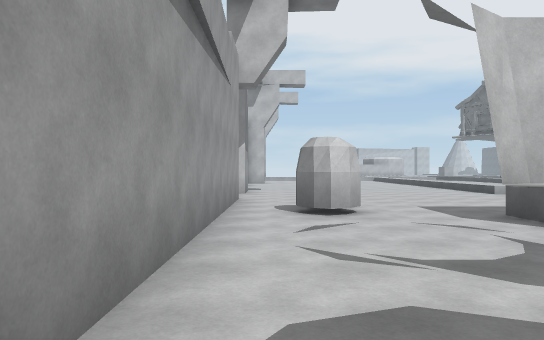
view 1 (above)

22 first-person views from a walk through a 3-D level made in the Unity game engine. The camera is 1.5 m above the floor, looks level and sees 70° across. The floor is counted in squares, 2 m on a side. Each view is taken from the middle of a square. On the plan, view 1 faces up. The plan holds only what a view shows up to about 12 squares ahead; the rest is blank. The place goes on beyond the plan. The player is left out.

view 2
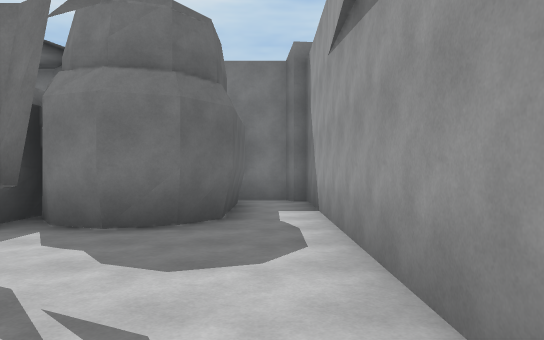

view 3
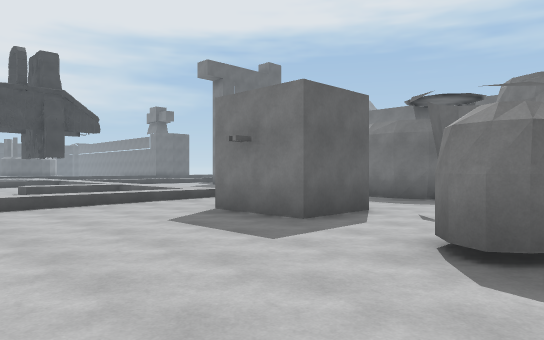

view 4
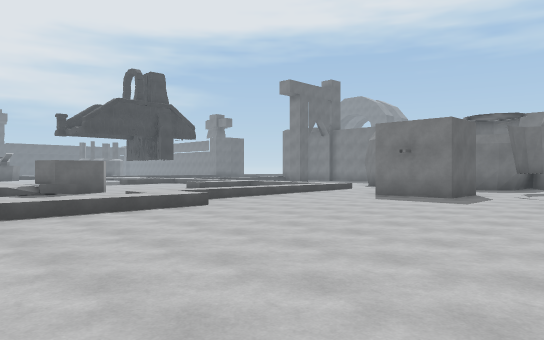

view 5
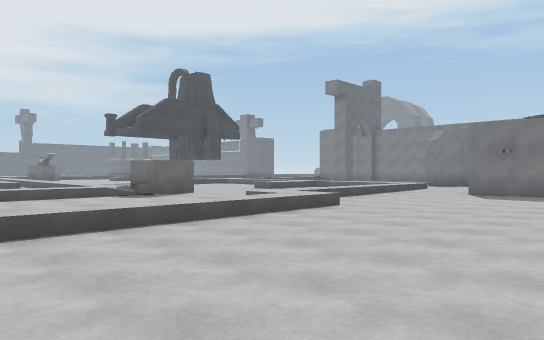

view 6
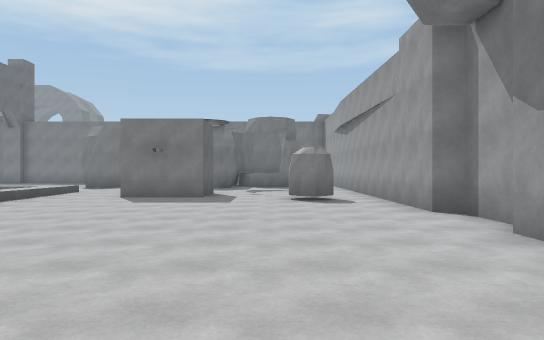

view 7
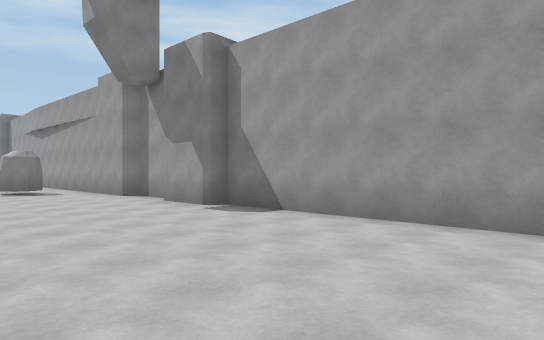

view 8
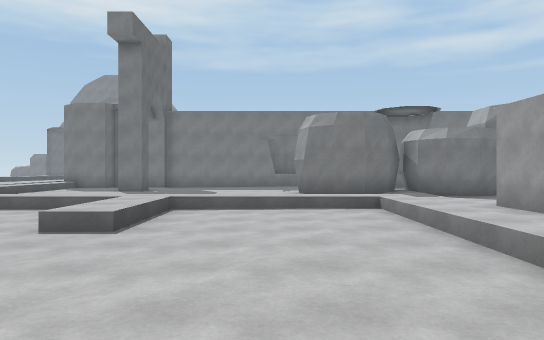

view 9
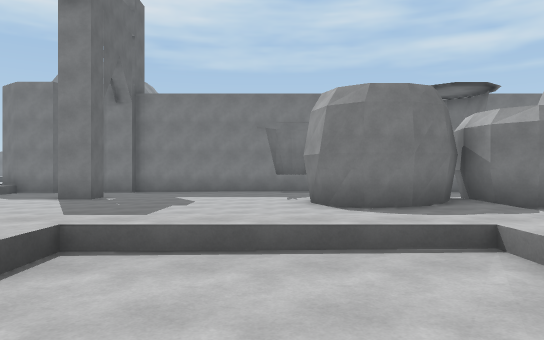

view 10
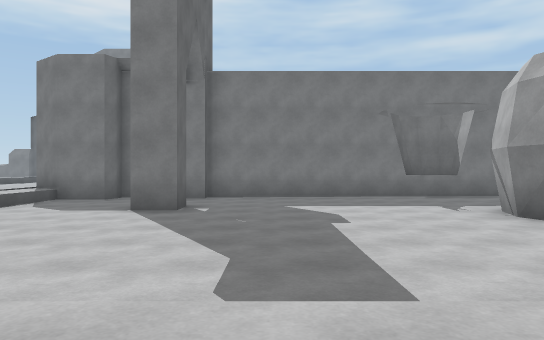

view 11
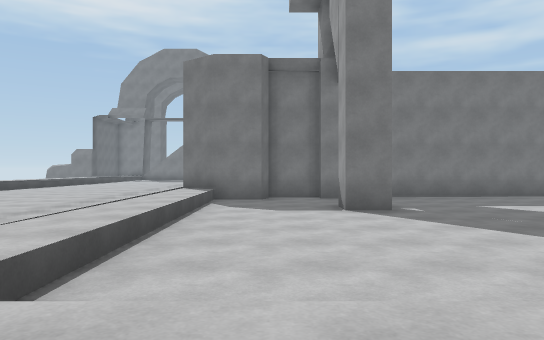

view 12
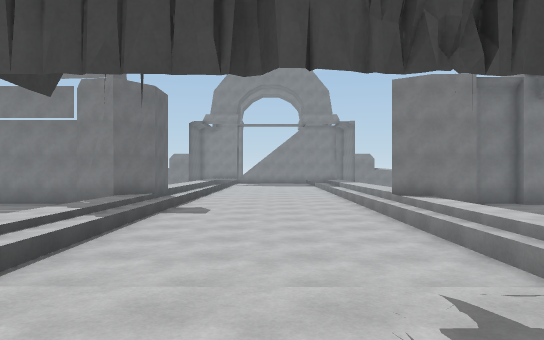

view 13
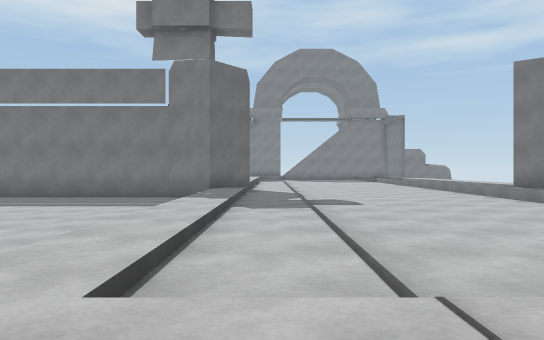

view 14
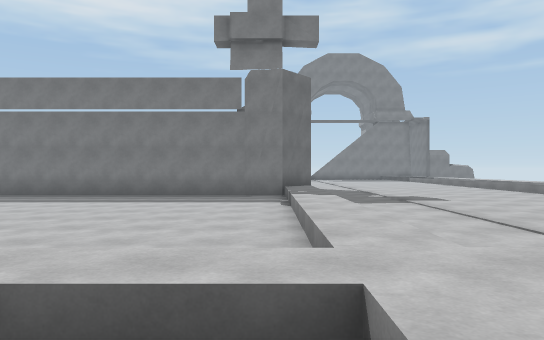

view 15
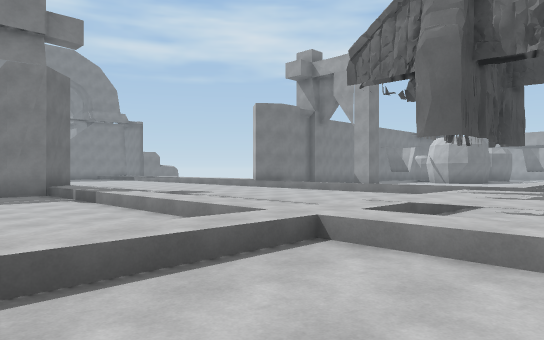

view 16
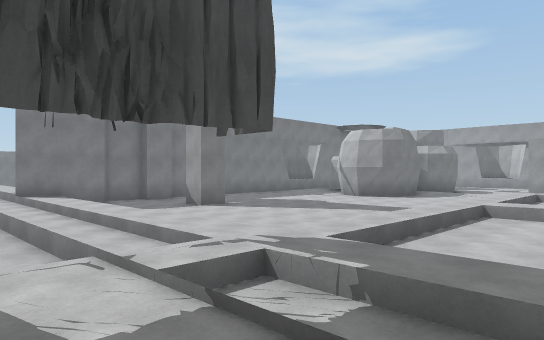

view 17
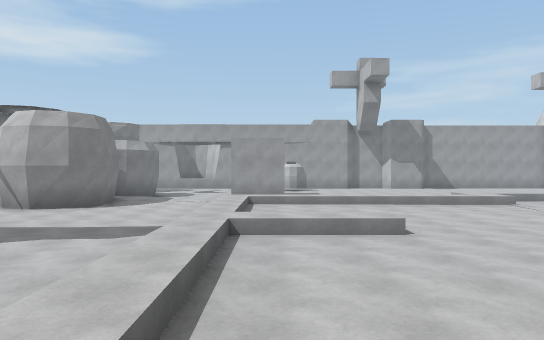

view 18
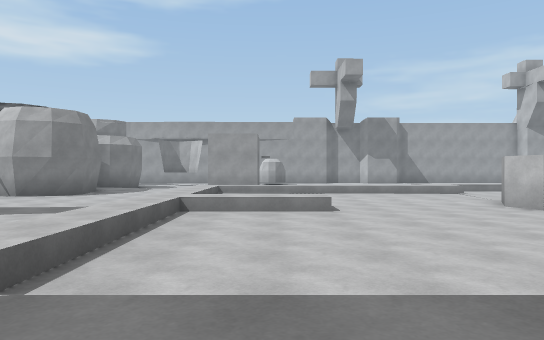

view 19
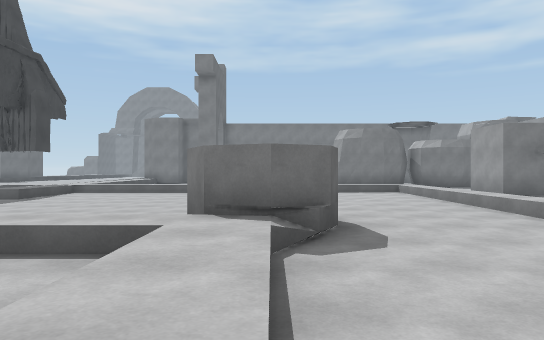

view 20
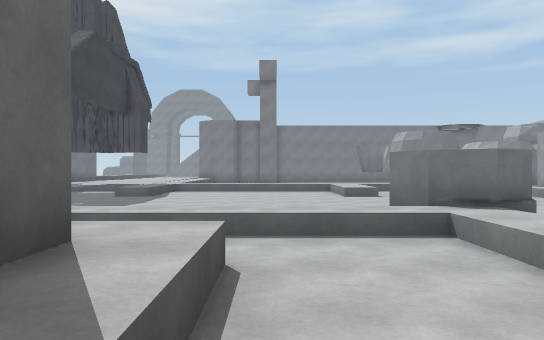

view 21
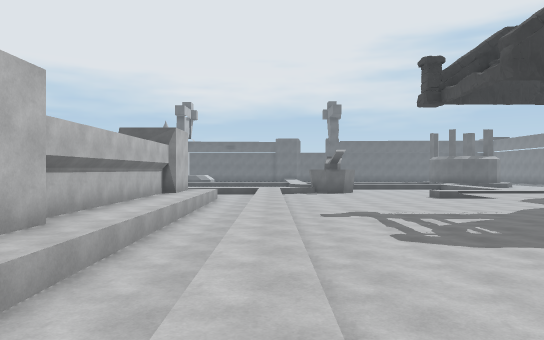

view 22
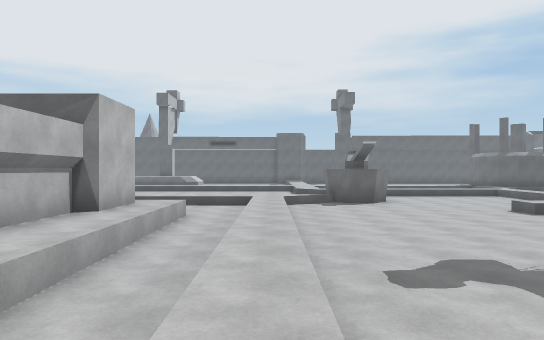

### Floor plan
Key: @ floor where view 1 was taken; # wall or solid block; . main floor; : floor 0.25 m higher than the main floor; + floor 0.5 m higher than the main floor; / step, stairs or slope; ^ raised ledge.
Columns run from 2 left of view 1 to 34 right of it. Each row starts with its distance up from view 1.
 21    .. .
 20 #.....
 19 #.......          .
 18 #......../.    /  .#            //
 17 #......../.  ..//..###^^^^^###. //
 16 #......../.  ..//..^^^^^^^^^^^..//
 15 #......../.  ..//...............//
 14 ##......./...../+++++++++++++++++/
 13 ##.......///...## .............../
 12 #........///...#. ...............#
 11 #.........//.....................#
 10 ##........//......................
  9  #........//......................
  8  #........//...//...../. ////./....
  7  #.#......//...//.....+.+ +++ +...
  6  #....###.//...//.....+.+ +++.+....
  5  #....###./+++++++++++++#++++++++++
  4  #..... ..............+ ::::::+.
  3  #..^^................+:::::::+....
  2  #..^ ...:............+:::::::+.....
  1  #....###:##..........+:::::::+.....
  0  #@.#########.........+:::::::+......
 -1  #.######   #.........+:::::::+......
 -2  #.#       .......#...+:::::::+......
 -3  #.#       .^^........+:::::::+......
 -4  #.#      ...........#+:::::::+......
 -5  ###      #############:::::::+######
 -6                         ::::::##

Where each view was taken, in squares from view 1:
view 1: 0 up, 0 right, facing up
view 2: 5 up, 0 right, facing down
view 3: 11 up, 0 right, facing down-right
view 4: 17 up, 0 right, facing down-right
view 5: 19 up, 2 right, facing down-right
view 6: 17 up, 2 right, facing down
view 7: 21 up, 4 right, facing down-left
view 8: 13 up, 11 right, facing down
view 9: 9 up, 11 right, facing down
view 10: 6 up, 14 right, facing down
view 11: 6 up, 18 right, facing down
view 12: 7 up, 24 right, facing down
view 13: 6 up, 27 right, facing down
view 14: 7 up, 29 right, facing down
view 15: 8 up, 32 right, facing down-left
view 16: 8 up, 23 right, facing down-left
view 17: 6 up, 20 right, facing left
view 18: 7 up, 21 right, facing left
view 19: 18 up, 13 right, facing down
view 20: 19 up, 16 right, facing down
view 21: 14 up, 14 right, facing right
view 22: 14 up, 19 right, facing right
